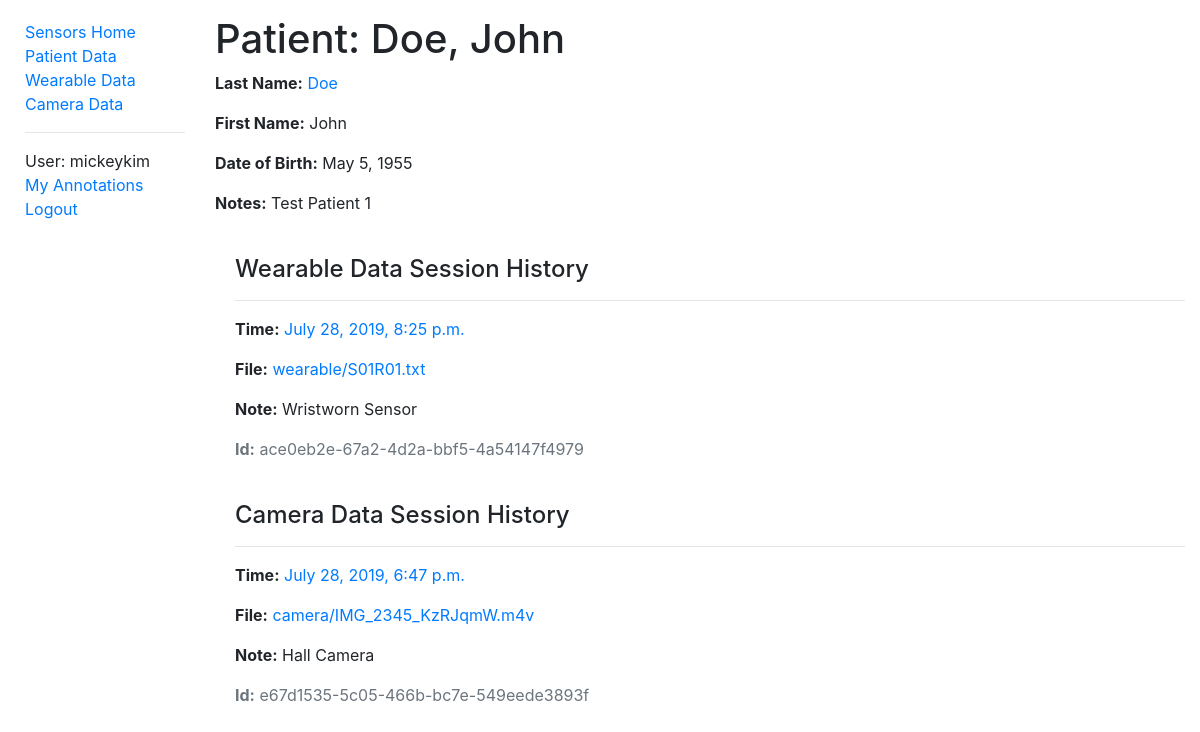
Before: /sensors/patientdata/1 (signed in) with the older database file.
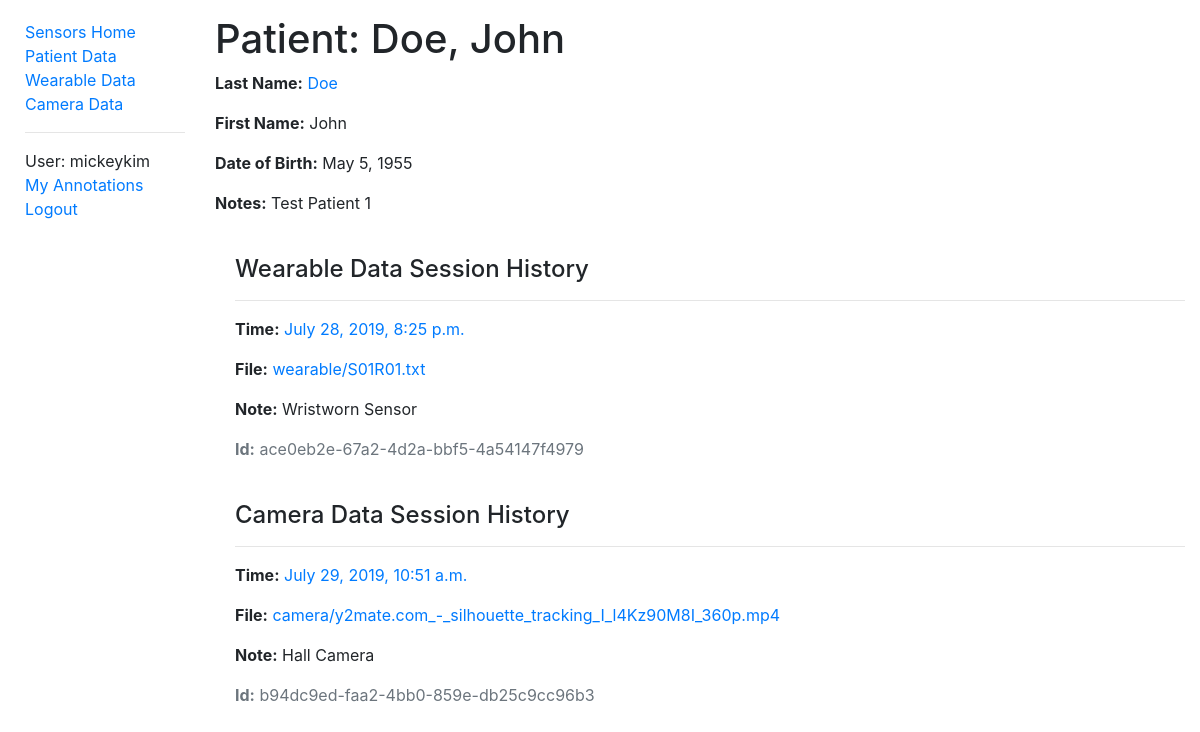
After: the same page with the newer database file.
### sensors/models.py (models this page shows, shortened)
class WearableData(models.Model):
    id = models.UUIDField(primary_key=True, default=uuid.uuid4, help_text='Unique ID for this wearable data')
    patient = models.ForeignKey('PatientData', on_delete=models.CASCADE, null=True)
    filename = models.FileField(upload_to='wearable/')
    time = models.DateTimeField()
    note = models.CharField(max_length=500, help_text='Note regarding wearable')
    class Meta:
        ordering = ['patient', '-time']

class CameraData(models.Model):
    id = models.UUIDField(primary_key=True, default=uuid.uuid4, help_text='Unique ID for this wearable data')
    patient = models.ForeignKey('PatientData', on_delete=models.CASCADE, null=True)
    filename = models.FileField(upload_to='camera/')
    time = models.DateTimeField()
    note = models.CharField(max_length=500, help_text='Note regarding camera')
    class Meta:
        ordering = ['patient', '-time']

### sensors/views.py (the view)
# urls.py: re_path(r'^patientdata/(?P<pk>\d+)$', views.PatientDataDetailView.as_view(), name='patientdata-detail'),
class PatientDataDetailView(LoginRequiredMixin, generic.DetailView):
    model = PatientData

### sensors/context_processors.py (called while the page is built)
def extra_context(request):
    return {'media_url': settings.MEDIA_URL}

### sensors/models.py (called while the page is built)
    def __str__(self):
        return f'{self.last_name}, {self.first_name}'

### sensors/templates/sensors/patientdata_detail.html
{% extends "base.html" %}
{% block content %}
  <h1>Patient: {{ patientdata }}</h1>
  <p><strong>Last Name:</strong> <a href="">{{ patientdata.last_name }}</a></p>
  <p><strong>First Name:</strong> {{ patientdata.first_name }}</p>
  <p><strong>Date of Birth:</strong> {{ patientdata.date_of_birth }}</p>
  <p><strong>Notes:</strong> {{ patientdata.notes }}</p>
  <div style="margin-left:20px;margin-top:40px">
    <h4>Wearable Data Session History</h4>
    {% for wearable in patientdata.wearabledata_set.all %}
      <hr>
      <p><strong>Time:</strong> <a href="{% url 'wearabledata-detail' wearable.id %}">{{ wearable.time }}</a></p>
      <p><strong>File:</strong> <a href="{{ media_url }}{{ wearable.filename }}">{{ wearable.filename }}</a></p>
      <p><strong>Note:</strong> {{wearable.note}}</p>
      <p class='text-muted'><strong>Id:</strong> {{wearable.id}}</p>
    {% endfor %}
  </div>
  <div style="margin-left:20px;margin-top:40px">
    <h4>Camera Data Session History</h4>
    {% for camera in patientdata.cameradata_set.all %}
      <hr>
      <p><strong>Time:</strong> <a href="{% url 'cameradata-detail' camera.id %}">{{ camera.time }}</a></p>
      <p><strong>File:</strong> <a href="{{ media_url }}{{ camera.filename }}">{{ camera.filename }}</a></p>
      <p><strong>Note:</strong> {{camera.note}}</p>
      <p class='text-muted'><strong>Id:</strong> {{camera.id}}</p>
    {% endfor %}
  </div>
{% endblock %}

Changed rows visible on the page:
removed CameraData: time "July 28, 2019, 6:47 p.m.", filename "camera/IMG_2345_KzRJqmW.m4v", note "Hall Camera", id "e67d1535-5c05-466b-bc7e-549eede3893f"
added CameraData: time "July 29, 2019, 10:51 a.m.", filename "camera/y2mate.com_-_silhouette_tracking_I_l4Kz90M8I_360p.mp4", note "Hall Camera", id "b94dc9ed-faa2-4bb0-859e-db25c9cc96b3"
